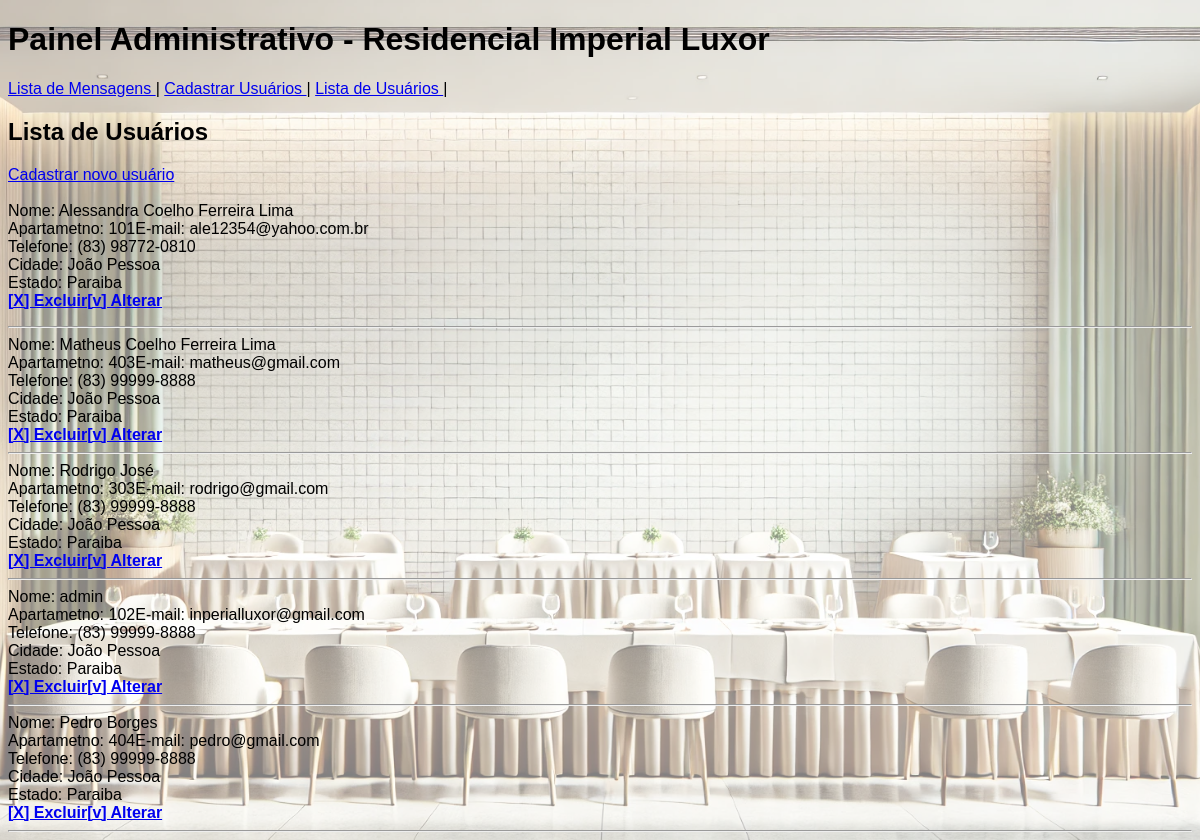
The page /projeto_reserva_salao-main/Projeto_final_web/admin/index.php?pg=lista_usuario on the database its author committed.
### tables this page shows
CREATE TABLE `usuario` (
  `id` int(11) NOT NULL,
  `nome` varchar(100) DEFAULT NULL,
  `apartamento` int(3) DEFAULT NULL,
  `email` varchar(100) DEFAULT NULL,
  `telefone` varchar(100) DEFAULT NULL,
  `cidade` varchar(100) DEFAULT NULL,
  `estado` varchar(50) DEFAULT NULL,
  `senha` varchar(6) DEFAULT NULL
);

### projeto_reserva_salao-main/Projeto_final_web/admin/lista_usuario.php (the view, shortened to what this page needs)
<h2>Lista de Usuários</h2>
<p><a href="pg=form_usuario"> Cadastrar novo usuário </a><br><br>
<?php
    include_once("../config.inc.php");
    $sql = mysqli_query($conexao,"SELECT * FROM usuario");
    while($usuario = mysqli_fetch_array($sql)){
        echo "Nome: $usuario[nome] <br>";
        echo "Apartametno: $usuario[apartamento]";
        echo "E-mail: $usuario[email] <br>";
        echo "Telefone: $usuario[telefone] <br>";
        echo "Cidade: $usuario[cidade] <br>";
        echo "Estado: $usuario[estado] <br>";
        echo "<a href=?pg=excluir_usuario&id=$usuario[id]><b>[X] Excluir</b></a>";
        echo "<a href=?pg=form_altera_usuario&id=$usuario[id]><b>[v] Alterar</b></a>";
        echo "<hr>";
    }

### rows shown on the page
usuario: nome "Alessandra Coelho Ferreira Lima", apartamento "101", email "ale12354@yahoo.com.br", telefone "(83) 98772-0810", cidade "João Pessoa", estado "Paraiba"
usuario: nome "Matheus Coelho Ferreira Lima", apartamento "403", email "matheus@gmail.com", telefone "(83) 99999-8888", cidade "João Pessoa", estado "Paraiba"
usuario: nome "Rodrigo José", apartamento "303", email "rodrigo@gmail.com", telefone "(83) 99999-8888", cidade "João Pessoa", estado "Paraiba"
usuario: nome "admin", apartamento "102", email "inperialluxor@gmail.com", telefone "(83) 99999-8888", cidade "João Pessoa", estado "Paraiba"
usuario: nome "Pedro Borges", apartamento "404", email "pedro@gmail.com", telefone "(83) 99999-8888", cidade "João Pessoa", estado "Paraiba"
